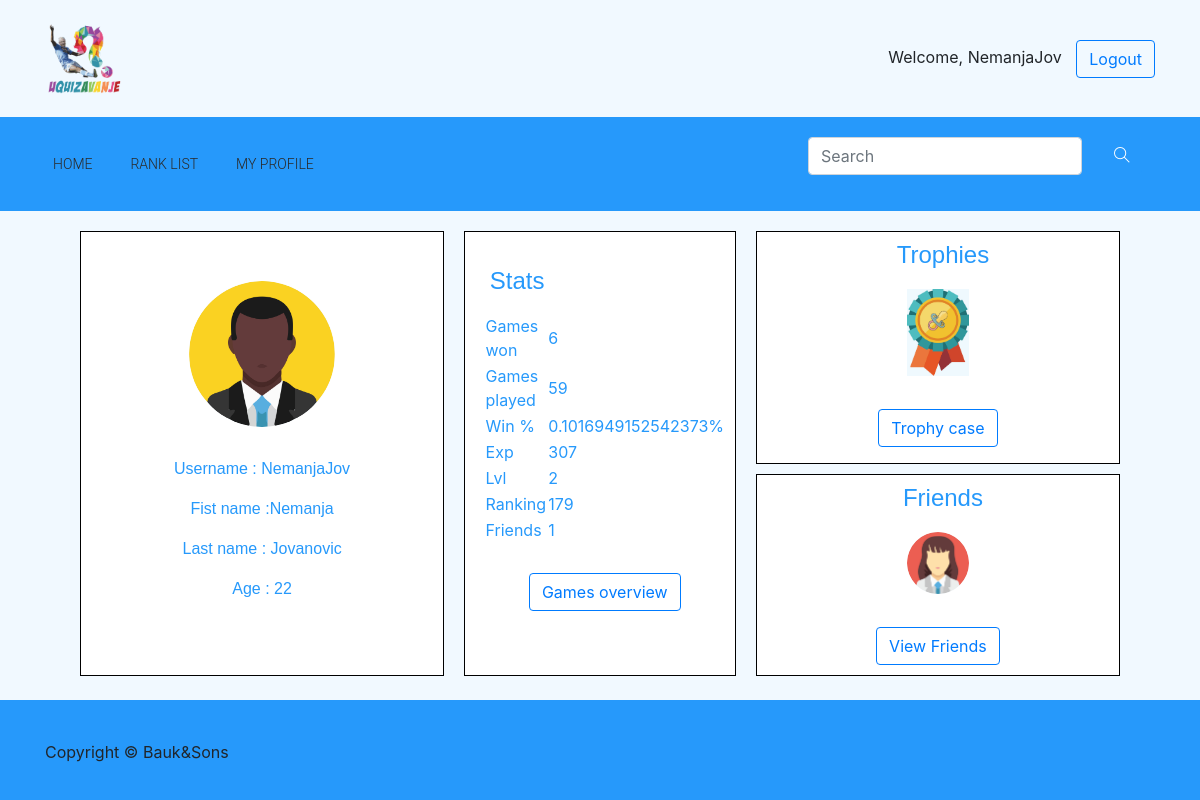
The page /my_profile/15/ (signed in) on the database as committed earlier.
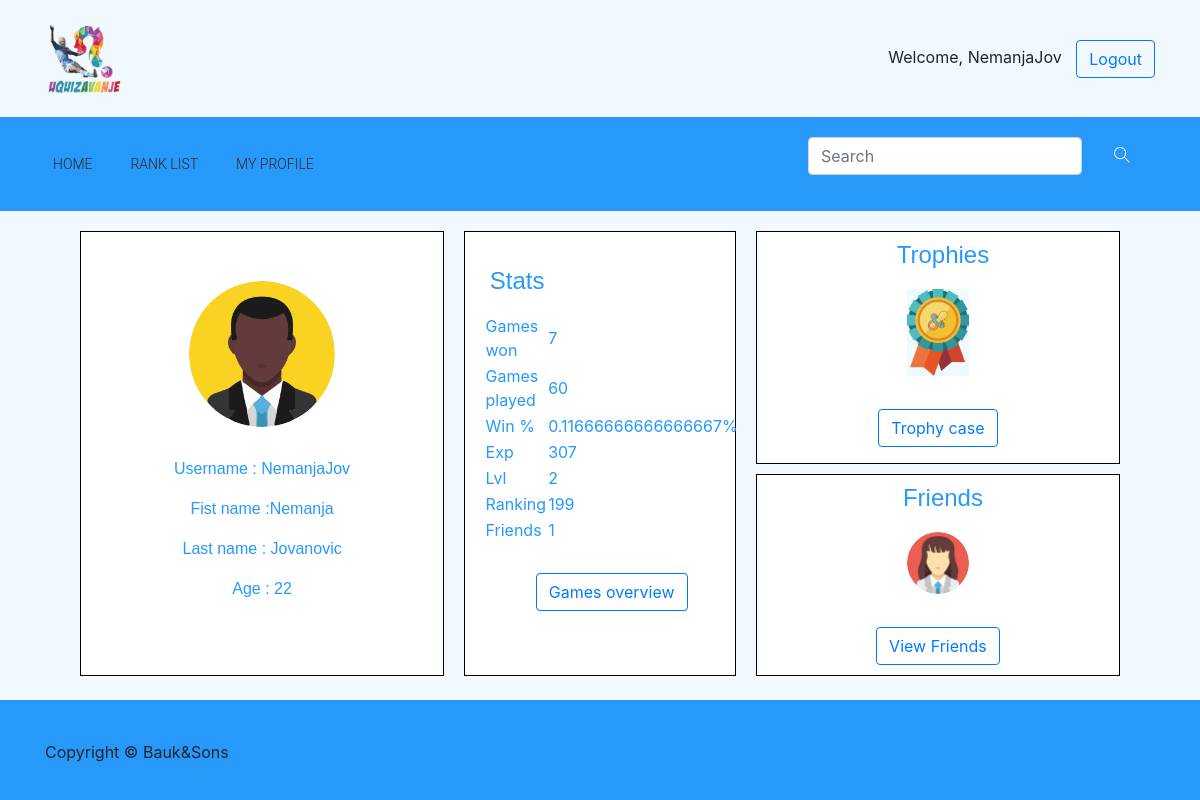
The same page on the database as committed later.
### quiz/models.py (models this page shows, shortened)
class User(AbstractUser):
    email = models.EmailField(
        verbose_name='email address',
        max_length=255,
        unique=True,
    )
    age = models.IntegerField(null = True)
    is_active = models.BooleanField(default=True)
    is_moderator = models.BooleanField(default=False)
    wants_moderator = models.BooleanField(default = False)
    first_name = models.CharField(max_length=50)
    last_name = models.CharField( max_length=50)
    level = models.IntegerField(default = 0)
    exp = models.IntegerField(default = 0)
    picture = models.TextField(default = "quiz/default_avatar.jpg", max_length = 50, blank = True, null = True)
    ranking = models.IntegerField(default = -1)
    def moderator(self):
        return self.is_moderator
    def is_senior(self):
        return self.level >= 10
    def get_level(self):
        return self.level
    def get_ranking(self):
        return self.ranking
    def get_age(self):
        return self.age
    def get_by_id(id_val):
        return User.objects.filter(id=id_val).first()
    USERNAME_FIELD = 'username'
    REQUIRED_FIELDS = ['email']

### quiz/views.py (the view)
# urls.py: url(r'^my_profile/(?P<value>\d+)/$', views.my_profile,                   name = 'my_profile'),
def my_profile(request, value):
    user = User.get_by_id(value)
    if request.user.is_authenticated:
        template = loader.get_template('quiz/my_profile.html')
        lvl = user.level
        print(lvl)
        wins = Game.number_of_wins(user)
        played = Game.number_of_games_played(user)
        if played != 0:
            percentage = (float)(wins/played)
        else:
            percentage = 0
        number_of_friends = Friendship.count_my_friends(user)
        friends = Friendship.get_random_four_freinds(user)
        senior = user.is_senior()
        wants_moderator = user.wants_moderator
        trophies = []
        trophies.append({'name': "New user", 'src':"quiz/new_user.jpg"})
        if wins>=10:
            trophies.append({'name': "10 wins", 'src': "quiz/10win.jpg"})
        if wins>=50:
            trophies.append({'name': "50 wins", 'src': "quiz/50win.jpg"})
        if wins>=100:
            trophies.append({'name': "100 wins", 'src': "quiz/100win.jpg"})
        if lvl>=5:
            trophies.append({'name': "Level 5+", 'src': "quiz/lvl5.jpg"})
        if lvl>=10:
            trophies.append({'name': "Level 10+", 'src': "quiz/lvl10.jpg"})
        if lvl>=20:
            trophies.append({'name': "Level 20+", 'src': "quiz/lvl20.jpg"})
        if user.is_moderator:
            trophies.append({'name': "Moderator", 'src': "quiz/moderator.jpg"})
        if user.is_senior():
            trophies.append({'name': "Senior", 'src': "quiz/senior_user.jpg"})
        context = {
            'curUser': user,
            'wins': wins,
            'played': played,
            'percentage': percentage,
            'number_of_friends': number_of_friends,
            'trophies': trophies,
            'friends' : friends,
            'senior' : senior,
            'wants_moderator' : wants_moderator,
        }
        return HttpResponse(template.render(context, request))
    else:
        return redirect('/home')

### quiz/models.py (called while the page is built)
    def get_random_four_freinds(user):
        return Friendship.objects.filter(first_friend_id = user, accepted = True).select_related('second_friend_id').values('second_friend_id', 'accepted', 'second_friend_id__username', 'second_friend_id__picture', 'second_friend_id__ranking').order_by('?')[:4]

    def count_my_friends(user):
        return Friendship.objects.filter(first_friend_id = user, accepted = True).count()

    def number_of_wins(user):
        return Game.objects.filter(winner = user).count()

    def number_of_games_played(user):
        p1 = Game.objects.filter(player_one = user).count()
        p2 = Game.objects.filter(player_two = user).count()
        p3 = Game.objects.filter(player_three = user).count()
        p4 = Game.objects.filter(player_four = user).count()
        result = p1+p2+p3+p4
        return result

### quiz/templates/quiz/my_profile.html (shortened to what this page needs)
{% extends "quiz/base.html" %}
{% load static %} {% block content %}
<div class="container">
  <div class="row justify-content-center" style="margin: 10px;">
    <div class="col-lg-4 col-md-12 profile_big_container">
      <div class="text-center justify-content-center">
        <div class="card-body">
          {%if user.id == curUser.id%}
          <a href = "{% url 'quiz:choose_avatar' %}">
            {% load static %}
            <img src="{% get_static_prefix %}{{curUser.picture}}" class="rounded-circle" />
          </a>
          {%else%}
          {% load static %}
          {%endif%}
        </div>
        <div class="p_wrapper_profile">
          <p>Username : {{ curUser.get_username }}</p>
          <p>Fist name :{{ curUser.first_name }}</p>
          <p>Last name : {{ curUser.last_name }}</p>
          {% if curUser.get_age != null%}
          <p>Age : {{ curUser.get_age }}</p>
          {% endif %}
        </div>
      </div>
    </div>
    <div class="col-lg-3 col-md-12 profile_big_container">
      <div id="stats_container">
        <h3>Stats</h3>
        <table>
          <tr style="color: #2699FB;">
            <td>Games won</td>
            <td>{{ wins }}</td>
          </tr>
          <tr style="color: #2699FB;">
            <td>Games played</td>
            <td>{{ played }}</td>
          </tr>
          <tr style="color: #2699FB;">
            <td>Win %</td>
            <td>{{ percentage }}%</td>
          </tr>
          <tr style="color: #2699FB;">
              <td>Exp</td>
              <td>{{ curUser.exp }}</td>
          </tr>
          <tr style="color: #2699FB;">
            <td>Lvl</td>
            <td>{{ curUser.get_level }}</td>
          </tr>
          <tr style="color: #2699FB;">
            <td>Ranking</td>
            <td>{{ curUser.get_ranking }}</td>
          </tr>
          <tr style="color: #2699FB;">
            <td>Friends</td>
            <td>{{ number_of_friends }}</td>
          </tr>
          <tr style="color: #2699FB;">
            <td style="padding: 30px" colspan="2" align="center">
              <a href = "{% url 'quiz:games_overview' value=curUser.id%}"><button class="btn btn-outline-primary">Games overview</button></a>
            </td>
          </tr>
        </table>
      </div>
    </div>
    <div class="col-lg-4 col-md-12" style="margin: 10px;">
      <div class="row">
        <div class="col-md-12" id="trophy_container">
          <div class="small_container_content text-center">
            <h3>Trophies</h3>
            <span>
              {%for trophy in trophies%}
              <div style="display: inline">
                <img src="{% get_static_prefix %}{{ trophy.src }}" />
              </div>
              {%endfor%}
            </span>
            <p>
              <button class="btn btn-outline-primary">
                <a href="{% url 'quiz:trophy_page' value=curUser.id%}">Trophy case</a>
              </button>
            </p>
          </div>
        </div>
        <div class="col-md-12" id="friends_container">
          <div class="small_container_content text-center">
            <h3>Friends</h3>
            <span>
              {% for friend in friends %}
                {% load static %}
                <img src='{% get_static_prefix %}{{friend.second_friend_id__picture }}' class="rounded-circle" alt="avatar">
              {% empty %}
                <h6 style="color: #2699FB;">You do not have any friends yet !</h6>
              {% endfor %}
            </span>
            <br/>
            <button class="btn btn-outline-primary">
              <a href="{% url 'quiz:friends_page' value=curUser.id%}">View Friends</a>
            </button>
          </div>
        </div>
      </div>
    </div>
  </div>
</div>
{% endblock content %}

### quiz/templates/quiz/base.html (shortened to what this page needs)
{% load static %}
<!doctype html>
<html lang="en">
<head>
    <link rel="stylesheet" href="{% static 'quiz/bootstrap.min.css' %}">
    <link rel="stylesheet" href="{% static 'quiz/animate.css' %}">
    <link rel="stylesheet" href="{% static 'quiz/font-awesome.min.css' %}">
    <link rel="stylesheet" href="{% static 'quiz/style.css' %}">
    <link rel="stylesheet" href="{% static 'quiz/themify-icons.css' %}">
</head>
<body>
        <div id="page_container">
            <div id="content_wrapper">
    <header class="header_area">
        <div class="sub_header">
            <div class="container">
                <div class="row align-items-center">
                    <div class="col-xs-8 col-md-8 col-xl-6">
                        <div id="logo">
                            <a href="{% url 'quiz:home' %}"><img src="{% static 'quiz/uqizavanje_logo.png' %}" alt=""
                                    title="" /></a>
                        </div>
                    </div>
                    <div class="col-xs-4 col-md-4 col-xl-6">
                        {% if user.is_authenticated %}
                        <div class="float-right" id="welcome_message">
                            Welcome, {{ user.get_username }}
                            <a href="/accounts/logout" class="btn btn-outline-primary">Logout</a>
                        </div>
                        {% endif %}
                    </div>
                </div>
            </div>
        </div>
        <div class="main_menu">
            <div class="container">
                <div class="row">
                    <div class="col-lg-12">
                        <nav class="navbar navbar-expand-lg navbar-light">
                            <div class="collapse navbar-collapse" id="navbarSupportedContent">
                                <ul class="navbar-nav mr-auto">
                                    <li class="nav-item active">
                                        <a class="nav-link active" href="{% url 'quiz:home' %}">Home</a>
                                    </li>
                                    <li class="nav-item">
                                        <a class="nav-link" href="{% url 'quiz:rank_list'%}">Rank List</a>
                                    </li>
                                    {% if user.is_authenticated %}
                                    <li class="nav-item">
                                        <a class="nav-link" href="{% url 'quiz:my_profile' value=user.id%}">My Profile</a>
                                    </li>
                                    {% endif %}
                                </ul>
                            </div>
                            <div class="header_social_icon d-none d-sm-block">
                                <ul>
                                    <li>
                                        <form action="/search_results/" method="GET" class="form-inline mr-auto">
                                            <div class="md-form my-0">
                                                <input class="form-control" name="searched_name" type="search"
                                                    placeholder="Search" aria-label="Search">
                                                <button class="btn btn-primary" type='submit' id='lupa'><i
                                                        class=" ti-search text-white ml-3"
                                                        aria-hidden="true"></i></button>
                                            </div>
                                        </form>
                                    </li>
                                </ul>
                            </div>
                        </nav>
                    </div>
                </div>
            </div>
        </div>
    </header>
    {% block content %}
    {% endblock content %}
    </div>
    <footer class="footer">
        <div class="container">
            <div class="row text-center">
                <p class="col-lg-8 col-md-12">Copyright &copy; Bauk&Sons</p>
            </div>
        </div>
    </footer>
</div>
</body>
</html>

### quiz/static/quiz/style.css (style rules this page uses)
a { text-decoration: none; -webkit-transition: 0.5s; transition: 0.5s; }
h1, h2, h3, h4, h5, h6 { color: #2a2a2a; font-family: "Cabin", sans-serif; }
h3 { font-size: 24px; line-height: 25px; }
img { max-width: 100%; }
.sub_header { padding: 20px 0px; background-color: #F1F9FF; }
.sub_header img { height: 15%; width: 15%; }
.main_menu { background-color: #2699FB; }
.main_menu .navbar-light .navbar-nav .nav-link { color: #2a2a2a; font-weight: 300; font-family: "Roboto", sans-serif; }
.main_menu .header_social_icon ul li { padding-right: 13px; }
.main_menu ul li { display: inline-block; font-size: 14px; text-transform: uppercase; padding-right: 22px; }
body { background-color: #F1F9FF; }
#lupa { background-color: #2699FB; border:#2699FB; }
#welcome_message a { margin-left: 10px; }
.profile_big_container { border: 1px black solid; margin: 10px; background-color: white; }
.profile_big_container img { margin-top: 10%; width: 50%; }
.profile_big_container h3 { font-family: 'Cabin', sans-serif; color: #2699FB; margin-top: 10px; margin-left: 10px; margin-bottom: 20px; }
.profile_big_container p { font-family: 'Cabin', sans-serif; color: #2699FB; }
.profile_big_container table { width: 100%; margin: 2%; }
.p_wrapper_profile { margin-top: 10px; }
#stats_container { margin-top: 15%; }
.small_container_content { margin: 10px; }
.small_container_content h3 { margin-top: 10px; margin-left: 10px; margin-bottom: 20px; color: #2699FB; font-family: 'Cabin', sans-serif; }
.small_container_content span { padding: 10px; }
.small_container_content img { margin: 2px; width: 20%; }
.small_container_content button { margin-top: 10%; }
#trophy_container { border: 1px black solid; margin-bottom: 10px; background-color: white; }
#friends_container { border: 1px black solid; background-color: white; }
.footer { background-color: #2699FB; height: 100px; position: absolute; bottom: 0; width: 100%; }
.footer p { margin-top: 40px; text-align: left; }
.main_menu .navbar { padding: 20px 0px; }
#page_container { position: relative; min-height: 100vh; }
#content_wrapper { padding-bottom: 100px; }

Rows that differ between the two databases and show on the page:
changed User "NemanjaJov": get_ranking "179" → "199"
Other text that changed with them:
{{ wins }}: "6" → "7"
{{ played }}: "59" → "60"
{{ percentage }}: "0.1016949152542373" → "0.11666666666666667"
